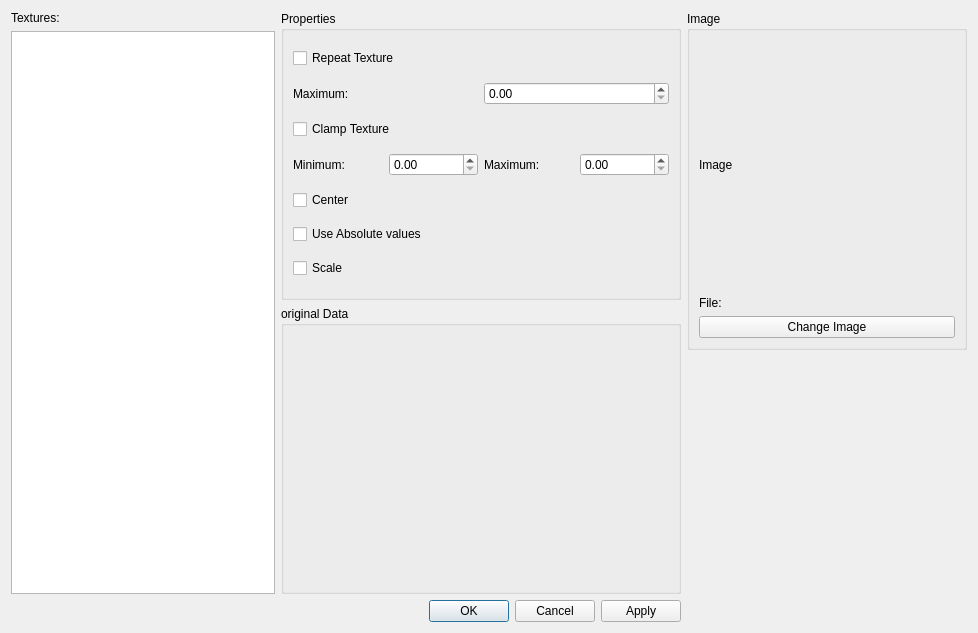
<ui version="4.0" >
 <class>Dialog</class>
 <widget class="QDialog" name="Dialog" >
  <property name="geometry" >
   <rect>
    <x>0</x>
    <y>0</y>
    <width>978</width>
    <height>633</height>
   </rect>
  </property>
  <property name="minimumSize" >
   <size>
    <width>0</width>
    <height>0</height>
   </size>
  </property>
  <property name="maximumSize" >
   <size>
    <width>90000</width>
    <height>90000</height>
   </size>
  </property>
  <property name="windowTitle" >
   <string>Dialog</string>
  </property>
  <layout class="QGridLayout" name="gridLayout_2" >
   <item rowspan="2" row="0" column="0" >
    <widget class="QSplitter" name="splitter" >
     <property name="orientation" >
      <enum>Qt::Horizontal</enum>
     </property>
     <widget class="QWidget" name="layoutWidget" >
      <layout class="QGridLayout" name="gridLayout" >
       <item row="0" column="0" >
        <layout class="QVBoxLayout" name="verticalLayout_2" >
         <item>
          <widget class="QLabel" name="textureLabel" >
           <property name="text" >
            <string>Textures:</string>
           </property>
          </widget>
         </item>
         <item>
          <widget class="QTreeWidget" name="textureList" >
           <property name="rootIsDecorated" >
            <bool>true</bool>
           </property>
           <property name="uniformRowHeights" >
            <bool>false</bool>
           </property>
           <property name="itemsExpandable" >
            <bool>true</bool>
           </property>
           <property name="headerHidden" >
            <bool>true</bool>
           </property>
           <column>
            <property name="text" >
             <string>1</string>
            </property>
           </column>
          </widget>
         </item>
        </layout>
       </item>
       <item row="0" column="1" >
        <layout class="QVBoxLayout" name="verticalLayout_3" >
         <item>
          <widget class="QGroupBox" name="groupBox" >
           <property name="title" >
            <string>Properties</string>
           </property>
           <layout class="QVBoxLayout" name="verticalLayout" >
            <item>
             <widget class="QCheckBox" name="repeatBox" >
              <property name="text" >
               <string>Repeat Texture</string>
              </property>
             </widget>
            </item>
            <item>
             <layout class="QHBoxLayout" name="horizontalLayout_2" >
              <item>
               <widget class="QLabel" name="label_3" >
                <property name="text" >
                 <string>Maximum:</string>
                </property>
               </widget>
              </item>
              <item>
               <widget class="QDoubleSpinBox" name="max_val" />
              </item>
             </layout>
            </item>
            <item>
             <widget class="QCheckBox" name="clampBox" >
              <property name="text" >
               <string>Clamp Texture</string>
              </property>
             </widget>
            </item>
            <item>
             <layout class="QHBoxLayout" name="horizontalLayout" >
              <item>
               <widget class="QLabel" name="label" >
                <property name="text" >
                 <string>Minimum:</string>
                </property>
               </widget>
              </item>
              <item>
               <widget class="QDoubleSpinBox" name="clamp_min" />
              </item>
              <item>
               <widget class="QLabel" name="label_2" >
                <property name="text" >
                 <string>Maximum:</string>
                </property>
               </widget>
              </item>
              <item>
               <widget class="QDoubleSpinBox" name="clamp_max" />
              </item>
             </layout>
            </item>
            <item>
             <widget class="QCheckBox" name="centerBox" >
              <property name="text" >
               <string>Center</string>
              </property>
             </widget>
            </item>
            <item>
             <widget class="QCheckBox" name="absBox" >
              <property name="text" >
               <string>Use Absolute values</string>
              </property>
             </widget>
            </item>
            <item>
             <widget class="QCheckBox" name="scaleBox" >
              <property name="text" >
               <string>Scale</string>
              </property>
             </widget>
            </item>
           </layout>
          </widget>
         </item>
         <item>
          <widget class="QGroupBox" name="originalData" >
           <property name="minimumSize" >
            <size>
             <width>400</width>
             <height>0</height>
            </size>
           </property>
           <property name="title" >
            <string>original Data</string>
           </property>
          </widget>
         </item>
        </layout>
       </item>
      </layout>
     </widget>
    </widget>
   </item>
   <item row="1" column="1" >
    <spacer name="verticalSpacer" >
     <property name="orientation" >
      <enum>Qt::Vertical</enum>
     </property>
     <property name="sizeHint" stdset="0" >
      <size>
       <width>277</width>
       <height>212</height>
      </size>
     </property>
    </spacer>
   </item>
   <item row="2" column="0" >
    <widget class="QDialogButtonBox" name="buttonBox" >
     <property name="standardButtons" >
      <set>QDialogButtonBox::Apply|QDialogButtonBox::Cancel|QDialogButtonBox::Ok</set>
     </property>
    </widget>
   </item>
   <item row="0" column="1" >
    <widget class="QGroupBox" name="imageBox" >
     <property name="minimumSize" >
      <size>
       <width>280</width>
       <height>280</height>
      </size>
     </property>
     <property name="title" >
      <string>Image</string>
     </property>
     <layout class="QVBoxLayout" name="verticalLayout_4" >
      <item>
       <widget class="QLabel" name="imageLabel" >
        <property name="minimumSize" >
         <size>
          <width>250</width>
          <height>250</height>
         </size>
        </property>
        <property name="maximumSize" >
         <size>
          <width>250</width>
          <height>250</height>
         </size>
        </property>
        <property name="text" >
         <string>Image</string>
        </property>
       </widget>
      </item>
      <item>
       <widget class="QLabel" name="fileLabel" >
        <property name="text" >
         <string>File:</string>
        </property>
        <property name="wordWrap" >
         <bool>true</bool>
        </property>
       </widget>
      </item>
      <item>
       <widget class="QPushButton" name="changeImageButton" >
        <property name="text" >
         <string>Change Image</string>
        </property>
       </widget>
      </item>
     </layout>
    </widget>
   </item>
  </layout>
 </widget>
 <resources/>
 <connections/>
</ui>
